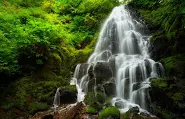
%> input picture waterfall.webp, 185 x 119 px, given in place of lina.png, which was not available
$ octave lab2.m   (GNU Octave 9; MATLAB toolbox functions it lacks are replaced by stand-ins)
%> lines starting %> are read from the running program, lines starting %| are printed output that depends on the picture; in (x1, y1, x2, y2) boxes, pixels count from 0 and x2, y2 are one past the last pixel; in counts of white or black regions, pixels touching at a corner belong together; the program's own positions count from 1; pictures that were not available may be replaced by others from this repository, and a replacement may not be noted
%title: to study the variables point operation for the image enhancement.

close;
clear;
clc;
%reading and displaying an image
img=imread('lina.png');
%> img is the input picture: size 119x185x3 uint8; mean R, G, B 65.3, 78.6, 43.1
img1=rgb2gray(img);
figure;
subplot(2,2,1),imshow(img),title('original image');
subplot(2,2,2),imshow(img1),title('gray scale image');

%Digital negative operation
S=255-img; %formula for digital Negative S=L-1-r
subplot(2,2,3),imshow(S),title('Negative lina image');%display the image
S1= 255-img1; %formula for digital Negative S=L-1-r
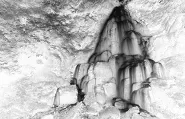
%> S1: size 119x185 uint8; min 4, max 255, mean 184.4
subplot(2,2,4),imshow(S1),title('Negative Gray scale lina image');%display the image
theta=100;
img1=imread('lina.png');
img1=rgb2gray(img1);
figure;
subplot(3,1,1),imshow(img1),title('original image');
[r,c]=size(img1);
%> r = 119; c = 185
S=zeros(r,c);

for i =1:r
    for j=1:c
        if(img(i,j)<theta)
            S(i,j)=1;%Bright Bcakground
        else
            S(i,j)=0;%Dark Object
        end
    end
end
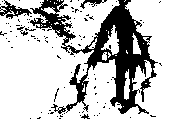
%> S: size 119x185 double; values 0 (black) and 1 (white), 76.9% white; 104 black regions (99 under 20 px), largest, box (x1, y1, x2, y2) and area: (30, 0, 158, 114) 4461, (0, 0, 32, 19) 222, (80, 0, 107, 9) 85, (17, 26, 28, 36) 36, (81, 114, 90, 119) 23
subplot(3,1,2),imshow(S),title('Dark object with Bright Background');

S=zeros(r,c);

for i =1:r
    for j=1:c
        if(img(i,j)<theta)
            S(i,j)=0;%Dark Bcakground
        else
            S(i,j)=1;%Bright Object
        end
    end
end
subplot(3,1,3),imshow(S),title('Bright object with Dark Background');

%Intensity Level Slicing
%Without Preserving Background
x=imread('lina.png');
x=rgb2gray(x);
[h,w]=size(x);
%> h = 119; w = 185
a=input('enter the value for a: ');
%> the answer given: 3
b=input('enter the value for b: ');
%> the answer given: 3
y=x;
for i=1:h
    for j=1:w
        if x(i,j)>=a && x(i,j)<=b
            y(i,j)=255;%S=T(r)=L-1 for r <a and r>b

        else
            y(i,j)=10;%S=T(r)=C, otherwise
        end
    end
end
%> y: size 119x185 uint8; values 10 (black) and 255 (white), 0.7% white in thin lines or dots
figure,subplot(3,1,1),imshow(x), title('Original Image');
subplot(3,1,2),imshow(y),title('Intensity Sliced Image without Preserving Background');
%with preserving background
for i=1:h
    for j=1:w
        if x(i,j)>=a && x(i,j)<=b
            y(i,j)=255;%S=T(r)=L-r for r <a and r>b

        else
            y(i,j)=x(i,j);%S=T(r)=r, otherwise
        end
    end
end

subplot(3,1,3),imshow(y),title('Intensity Sliced Image with Preserving Background');
%Bit plane slicing
x=imread('lina.png');
x=rgb2gray(x);
id=double(x);
c0=mod(id,2);
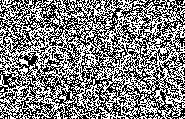
%> c0: size 119x185 double; values 0 (black) and 1 (white), 50.2% white; black in thin lines or dots
c1=mod(floor(id/2),2);
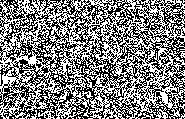
%> c1: size 119x185 double; values 0 (black) and 1 (white), 50.2% white; black in thin lines or dots
c2=mod(floor(id/4),2);
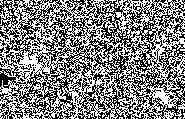
%> c2: size 119x185 double; values 0 (black) and 1 (white), 51.1% white; black in thin lines or dots
c3=mod(floor(id/8),2);
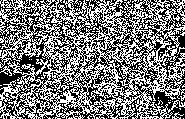
%> c3: size 119x185 double; values 0 (black) and 1 (white), 48% white in thin lines or dots
c4=mod(floor(id/16),2);
%> c4: size 119x185 double; values 0 (black) and 1 (white), 46.7% white in thin lines or dots
c5=mod(floor(id/32),2);
%> c5: size 119x185 double; values 0 (black) and 1 (white), 43.1% white in thin lines or dots
c6=mod(floor(id/64),2);
%> c6: size 119x185 double; values 0 (black) and 1 (white), 30.8% white; 176 white regions (165 under 20 px), largest, box (x1, y1, x2, y2) and area: (0, 0, 161, 119) 5839, (50, 104, 74, 119) 132, (53, 86, 65, 106) 54
c7=mod(floor(id/128),2);
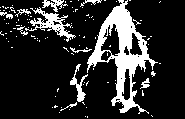
%> c7: size 119x185 double; values 0 (black) and 1 (white), 17.4% white; 106 white regions (95 under 20 px), largest, box (x1, y1, x2, y2) and area: (87, 0, 158, 114) 2457, (25, 7, 76, 42) 507, (70, 64, 88, 102) 202
figure,imshow(x),title('original image');
figure;
subplot(3,3,1),imshow(c0),title('Bit Plane 0');
subplot(3,3,2),imshow(c1),title('Bit Plane 1');
subplot(3,3,3),imshow(c2),title('Bit Plane 2');
subplot(3,3,4),imshow(c3),title('Bit Plane 3');
subplot(3,3,5),imshow(c4),title('Bit Plane 4');
subplot(3,3,6),imshow(c5),title('Bit Plane 5');
subplot(3,3,7),imshow(c6),title('Bit Plane 6');
subplot(3,3,8),imshow(c7),title('Bit Plane 7');
recon=2*(2*(2*(2*(2*(2*(2*c7+c6)+c5)+c4)+c3)+c2)+c1)+c0;
subplot(3,3,9),imshow(uint8(recon)),title('Reconstricted image');

%___________________________________________________
%____________________Power Transformation _________________
a=imread('lina.png');
a=rgb2gray(a);
c=im2double(a);
s=c;
s1=c;
factor=220;
[h,w]=size(a);
for i=1:w
    for j=1:w
%> (the run ends here)
